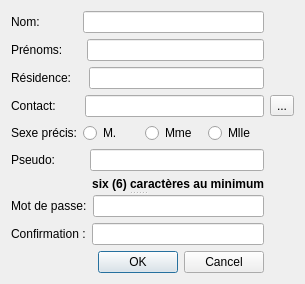
<?xml version="1.0" encoding="UTF-8"?>
<ui version="4.0">
 <class>BDEditerCptAdmin</class>
 <widget class="QDialog" name="BDEditerCptAdmin">
  <property name="geometry">
   <rect>
    <x>0</x>
    <y>0</y>
    <width>305</width>
    <height>280</height>
   </rect>
  </property>
  <property name="windowTitle">
   <string>Dialog</string>
  </property>
  <layout class="QGridLayout" name="gridLayout">
   <item row="0" column="0">
    <layout class="QHBoxLayout" name="horizontalLayout_3">
     <property name="spacing">
      <number>43</number>
     </property>
     <item>
      <widget class="QLabel" name="label">
       <property name="text">
        <string>Nom:</string>
       </property>
      </widget>
     </item>
     <item>
      <widget class="QLineEdit" name="lineEditNom"/>
     </item>
    </layout>
   </item>
   <item row="1" column="0">
    <layout class="QHBoxLayout" name="horizontalLayout_2">
     <property name="spacing">
      <number>24</number>
     </property>
     <item>
      <widget class="QLabel" name="label_2">
       <property name="text">
        <string>Prénoms:</string>
       </property>
      </widget>
     </item>
     <item>
      <widget class="QLineEdit" name="lineEditPrenom"/>
     </item>
    </layout>
   </item>
   <item row="2" column="0">
    <layout class="QHBoxLayout" name="horizontalLayout_4">
     <property name="spacing">
      <number>18</number>
     </property>
     <item>
      <widget class="QLabel" name="label_4">
       <property name="text">
        <string>Résidence:</string>
       </property>
      </widget>
     </item>
     <item>
      <widget class="QLineEdit" name="lineEditResidence"/>
     </item>
    </layout>
   </item>
   <item row="3" column="0">
    <layout class="QHBoxLayout" name="horizontalLayout_5">
     <property name="spacing">
      <number>29</number>
     </property>
     <item>
      <widget class="QLabel" name="label_5">
       <property name="text">
        <string>Contact:</string>
       </property>
      </widget>
     </item>
     <item>
      <widget class="QLineEdit" name="lineEditContact">
       <property name="alignment">
        <set>Qt::AlignRight|Qt::AlignTrailing|Qt::AlignVCenter</set>
       </property>
       <property name="readOnly">
        <bool>true</bool>
       </property>
      </widget>
     </item>
    </layout>
   </item>
   <item row="3" column="1">
    <widget class="QToolButton" name="btn_contact">
     <property name="text">
      <string>...</string>
     </property>
    </widget>
   </item>
   <item row="4" column="0">
    <layout class="QHBoxLayout" name="horizontalLayout">
     <item>
      <widget class="QLabel" name="label_3">
       <property name="text">
        <string>Sexe précis:</string>
       </property>
      </widget>
     </item>
     <item>
      <widget class="QRadioButton" name="Monsieur">
       <property name="text">
        <string>M.</string>
       </property>
      </widget>
     </item>
     <item>
      <widget class="QRadioButton" name="Madame">
       <property name="text">
        <string>Mme</string>
       </property>
      </widget>
     </item>
     <item>
      <widget class="QRadioButton" name="Demoiselle">
       <property name="text">
        <string>Mlle</string>
       </property>
      </widget>
     </item>
    </layout>
   </item>
   <item row="5" column="0">
    <layout class="QHBoxLayout" name="horizontalLayout_6">
     <property name="spacing">
      <number>34</number>
     </property>
     <item>
      <widget class="QLabel" name="label_6">
       <property name="text">
        <string>Pseudo:</string>
       </property>
      </widget>
     </item>
     <item>
      <widget class="QLineEdit" name="lineEditPseudo"/>
     </item>
    </layout>
   </item>
   <item row="6" column="0">
    <widget class="QSplitter" name="splitter">
     <property name="orientation">
      <enum>Qt::Vertical</enum>
     </property>
     <widget class="QLabel" name="label_9">
      <property name="font">
       <font>
        <weight>75</weight>
        <bold>true</bold>
       </font>
      </property>
      <property name="text">
       <string>six (6) caractères au minimum</string>
      </property>
      <property name="alignment">
       <set>Qt::AlignRight|Qt::AlignTrailing|Qt::AlignVCenter</set>
      </property>
     </widget>
     <widget class="QWidget" name="layoutWidget">
      <layout class="QHBoxLayout" name="horizontalLayout_7">
       <item>
        <widget class="QLabel" name="label_7">
         <property name="text">
          <string>Mot de passe:</string>
         </property>
        </widget>
       </item>
       <item>
        <widget class="QLineEdit" name="lineEditPassword">
         <property name="echoMode">
          <enum>QLineEdit::Password</enum>
         </property>
        </widget>
       </item>
      </layout>
     </widget>
    </widget>
   </item>
   <item row="7" column="0">
    <layout class="QHBoxLayout" name="horizontalLayout_8">
     <item>
      <widget class="QLabel" name="label_8">
       <property name="text">
        <string>Confirmation :</string>
       </property>
      </widget>
     </item>
     <item>
      <widget class="QLineEdit" name="lineEditConfirmation">
       <property name="echoMode">
        <enum>QLineEdit::Password</enum>
       </property>
      </widget>
     </item>
    </layout>
   </item>
   <item row="8" column="0">
    <widget class="QDialogButtonBox" name="buttonBox">
     <property name="orientation">
      <enum>Qt::Horizontal</enum>
     </property>
     <property name="standardButtons">
      <set>QDialogButtonBox::Cancel|QDialogButtonBox::Ok</set>
     </property>
    </widget>
   </item>
  </layout>
 </widget>
 <resources/>
 <connections>
  <connection>
   <sender>buttonBox</sender>
   <signal>accepted()</signal>
   <receiver>BDEditerCptAdmin</receiver>
   <slot>accept()</slot>
   <hints>
    <hint type="sourcelabel">
     <x>248</x>
     <y>254</y>
    </hint>
    <hint type="destinationlabel">
     <x>157</x>
     <y>274</y>
    </hint>
   </hints>
  </connection>
  <connection>
   <sender>buttonBox</sender>
   <signal>rejected()</signal>
   <receiver>BDEditerCptAdmin</receiver>
   <slot>reject()</slot>
   <hints>
    <hint type="sourcelabel">
     <x>316</x>
     <y>260</y>
    </hint>
    <hint type="destinationlabel">
     <x>286</x>
     <y>274</y>
    </hint>
   </hints>
  </connection>
 </connections>
</ui>
